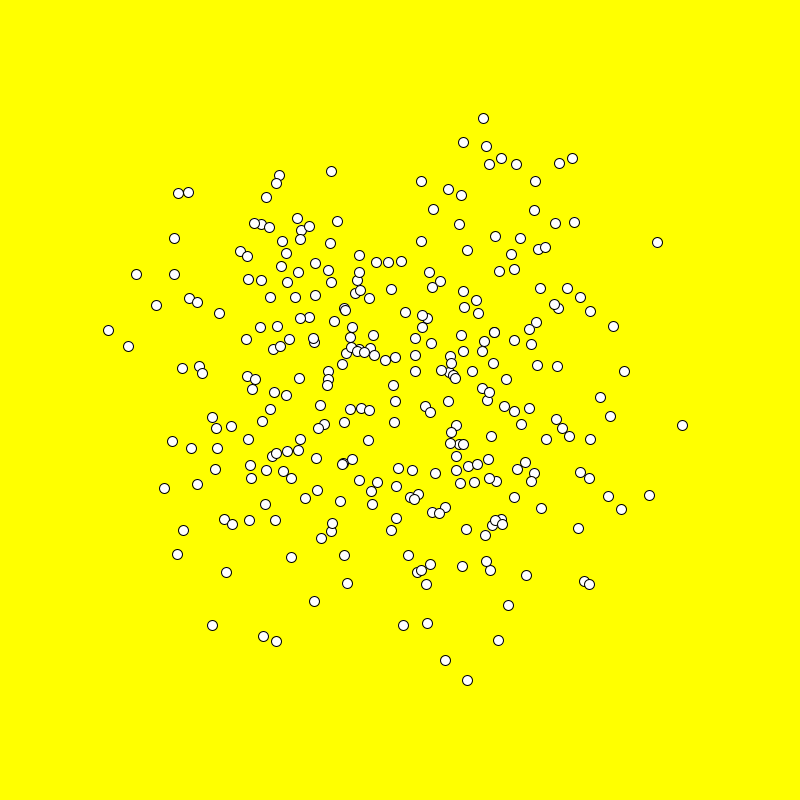
Frame 1 (no input)
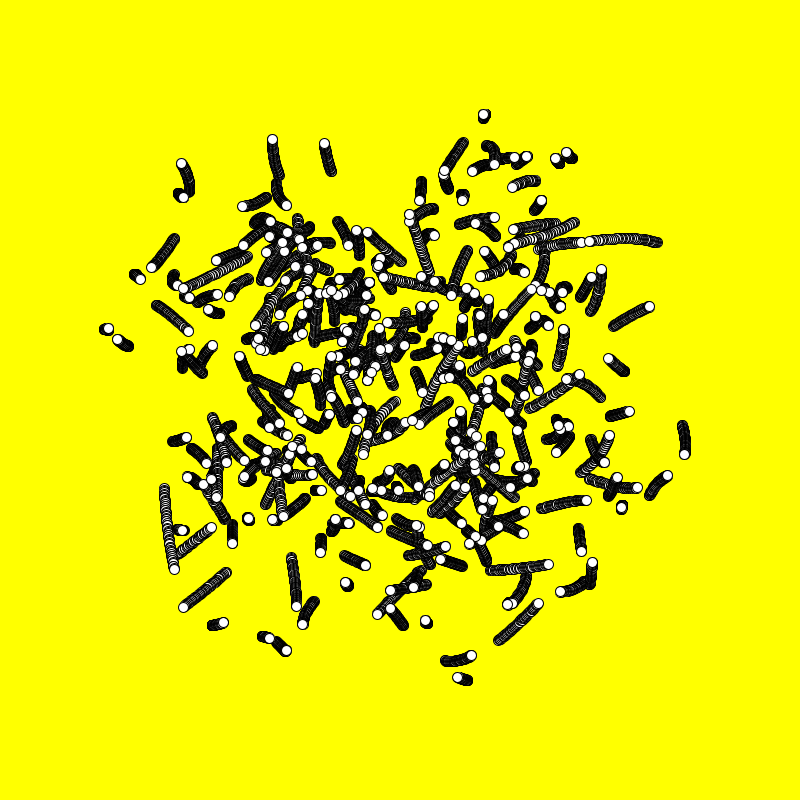
Frame 60 (the mouse pressed at the canvas centre just before this capture)
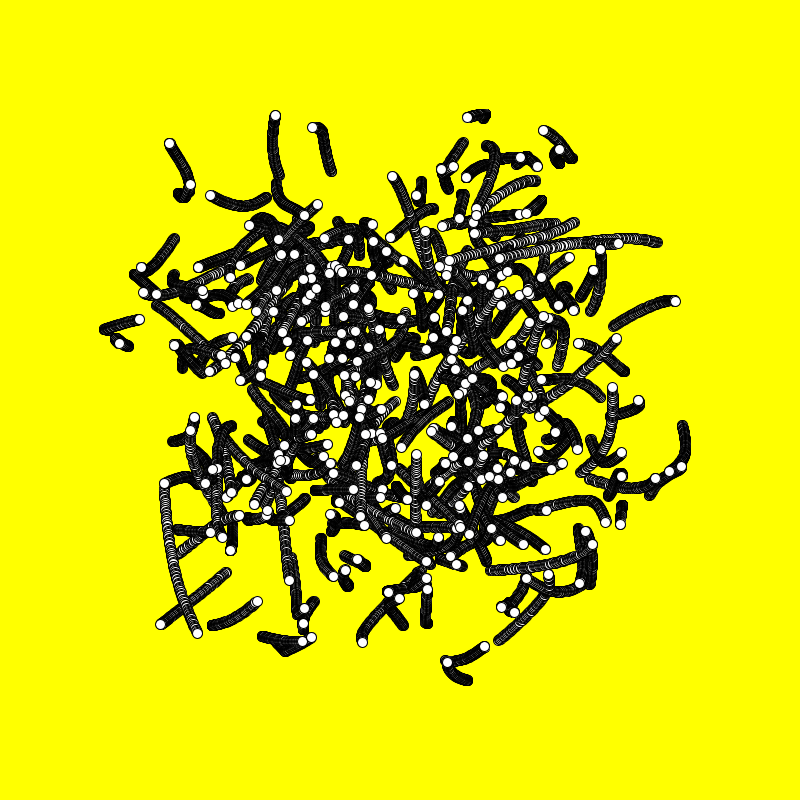
Frame 120 (the mouse held since frame 60 and released just before this capture)

The Processing sketch that drew these frames (run headless with seeded random() and noise(); from frame 60 on, the mouse is pressed at the canvas centre):

// Processing sketch: magicworms
// ── magicworms.pde
float x;
  float y;

void setup(){
size(800,800);
background(255,255,0);

}
void draw(){
  for(int i=0;i<300;i++){
  x=getWormX(i);
  y=getWormY(i);
  
  ellipse(x+=20,y+=10,10,10);
  }

  
}
float frequency = .001;
float noiseInterval = PI; 

void makeMagical() {
  fill( 0, 0, 0, 10 );rect(0, 0, width, height);noStroke();
}

float getWormX(int i) {
  return map(noise(i*noiseInterval + frameCount * frequency), 0, 1, 0, width);
}

float getWormY(int i) {
  return map(noise(i*noiseInterval+1 + frameCount * frequency), 0, 1, 0, height);
}
